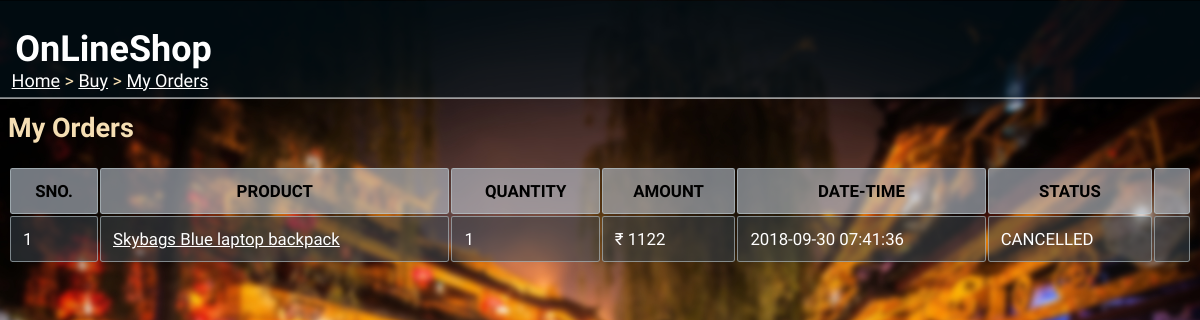
Screenshot of /buy/myorders/ (signed in) with the database file from the repository.
### tables this page shows
CREATE TABLE orders(
orderID varchar(10) PRIMARY KEY,
custID REFERENCES customer(custID),
prodID REFERENCES product(prodID),
quantity integer check(quantity>=1),
date datetime not null,
cost_price decimal(9,2) NOT NULL,
sell_price decimal(9,2) NOT NULL,
status varchar(15) NOT NULL,
CHECK (cost_price < sell_price )
);

CREATE TABLE product(
prodID varchar(10) PRIMARY KEY,
name varchar(30) NOT NULL,
quantity integer CHECK(quantity>=0) NOT NULL,
category varchar(30) NOT NULL ,
cost_price decimal(9,2) NOT NULL,
sell_price decimal(9,2) NOT NULL,
description varchar(100),
sellID varchar(10) REFERENCES seller (sellID),
CHECK (sell_price>cost_price)
);

### __init__.py (the view)
@app.route("/buy/myorders/")
def my_orders():
    if 'userid' not in session:
        return redirect(url_for('home'))
    if session['type']=="Seller":
        abort(403)
    res = cust_orders(session['userid'])
    return render_template('my_orders.html', orders=res)

### dbaccess.py (called while the page is built)
def cust_orders(custID):
    conn = sqlite3.connect('onlineshop.db')
    cur = conn.cursor()
    a = cur.execute("""SELECT o.orderID, o.prodID, p.name, o.quantity, o.sell_price, o.date, o.status
                       FROM orders o JOIN product p
                       WHERE o.prodID=p.prodID AND o.custID=? AND o.status!='RECIEVED'
                       ORDER BY o.date DESC """, (custID,))
    res = [i for i in a]
    conn.close()
    return res

### templates/my_orders.html (shortened to what this page needs)
<html>
<head>
  <link rel="stylesheet" href="{{url_for('static', filename='main.css')}}">
</head>
<body>
  <div class="sticky">
    <h1>OnLineShop</h1>
  </div>
  <div class="nav">
  <p><a href="/">Home</a> > <a href="/buy">Buy</a> > <a href="">My Orders</a></p>
  </div>
  <h2>My Orders</h2>
  {% if orders|length==0 %}
  <p>You have no orders yet.</p>
  {% else %}
  <table>
    <tr>
      <th>SNO.</th><th>PRODUCT</th><th>QUANTITY</th><th>AMOUNT</th><th>DATE-TIME</th><th>STATUS</th><th></th>
    </tr>
    {% set cnt={'val':1} %}
    {% for i in orders %}
    <tr>
      <td>{{cnt['val']}}</td><td><a href="/viewproduct/{{i[1]}}">{{i[2]}}</a></td><td>{{i[3]}}</td>
      <td>₹ {{i[4]}}</td><td>{{i[5]}}</td><td>{{i[6]}}</td>
      {% if i[6]=="PLACED" %}
      <td><p class="press"><a href="/cancel/{{i[0]}}">Cancel Order</a></p></td>
      {% elif i[6]=="DISPACHED" %}
      <td><p class="press"><a href="/recieve/{{i[0]}}">Recieved Order</a></p></td>
      {% else %}
      <td></td>
      {% endif %}
    </tr>
    {% endfor %}
  </table>
  {% endif %}
</body>
</html>

### static/main.css (style rules this page uses)
div.sticky { position: -webkit-sticky; position: sticky; top: 0.2px; margin: -0.7vw; background-color: rgba(3, 22, 32, 0.5); color: white; padding: 0.3vw; font-size: 1.5vw; border-bottom: 1px solid white; font-family: 'Acme'; }
div.sticky h1 { padding-left:1vw; }
body { font-family:'K2D'; font-size: 1.5vw; background-image: url('background2.jpg'); background-size: cover; background-repeat: no-repeat; background-attachment: fixed; color: wheat; max-width: 100%; overflow-x: hidden; }
div.nav { position: fixed; display: block; top: 5vw; margin:-0.7vw; padding-left:1vw; border:none; overflow: hidden; }
div.nav a { text-decoration: underline; color: white; }
table { width: 100%; font-size: 1.4vw; }
th { border: 1px solid rgba(187, 203, 207, 0.589); border-radius: 0.2vw; padding: 1vw; text-align: center; background-color: rgba(185, 196, 206, 0.616); color: black; }
td { border: 1px solid rgba(187, 203, 207, 0.589); border-radius: 0.2vw; padding:1vw; text-align: left; background-color: rgba(60, 71, 80, 0.521); color: white; word-wrap: break-word; }
td a { text-decoration: underline; color: white; }
a { text-decoration: underline; color: white; }

### rows the page displays
orders: val "1", name "Skybags Blue laptop backpack", quantity "1", sell_price "1122", date "2018-09-30 07:41:36", status "CANCELLED"
